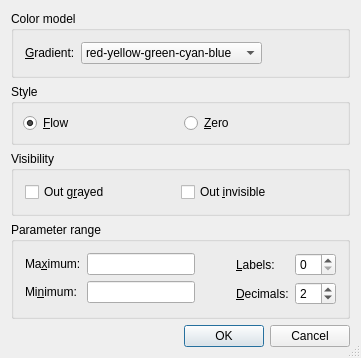
<?xml version="1.0" encoding="UTF-8"?>
<ui version="4.0">
 <class>Gui::Dialog::DlgSettingsColorGradient</class>
 <widget class="QDialog" name="Gui::Dialog::DlgSettingsColorGradient">
  <property name="geometry">
   <rect>
    <x>0</x>
    <y>0</y>
    <width>361</width>
    <height>342</height>
   </rect>
  </property>
  <property name="windowTitle">
   <string>Color-gradient settings</string>
  </property>
  <property name="sizeGripEnabled">
   <bool>true</bool>
  </property>
  <property name="modal">
   <bool>true</bool>
  </property>
  <layout class="QGridLayout" name="gridLayout">
   <item row="0" column="0">
    <widget class="QGroupBox" name="groupBoxModel">
     <property name="title">
      <string>Color model</string>
     </property>
     <layout class="QHBoxLayout">
      <property name="spacing">
       <number>6</number>
      </property>
      <property name="margin">
       <number>11</number>
      </property>
      <item>
       <layout class="QHBoxLayout">
        <property name="spacing">
         <number>6</number>
        </property>
        <property name="margin">
         <number>0</number>
        </property>
        <item>
         <widget class="QLabel" name="textLabel5">
          <property name="text">
           <string>&amp;Gradient:</string>
          </property>
          <property name="buddy">
           <cstring>comboBoxModel</cstring>
          </property>
         </widget>
        </item>
        <item>
         <widget class="Gui::StyledComboBox" name="comboBoxModel">
          <item>
           <property name="text">
            <string>red-yellow-green-cyan-blue</string>
           </property>
          </item>
          <item>
           <property name="text">
            <string>blue-cyan-green-yellow-red</string>
           </property>
          </item>
          <item>
           <property name="text">
            <string>white-black</string>
           </property>
          </item>
          <item>
           <property name="text">
            <string>black-white</string>
           </property>
          </item>
         </widget>
        </item>
        <item>
         <spacer>
          <property name="orientation">
           <enum>Qt::Horizontal</enum>
          </property>
          <property name="sizeType">
           <enum>QSizePolicy::Expanding</enum>
          </property>
          <property name="sizeHint" stdset="0">
           <size>
            <width>100</width>
            <height>20</height>
           </size>
          </property>
         </spacer>
        </item>
       </layout>
      </item>
     </layout>
    </widget>
   </item>
   <item row="1" column="0">
    <widget class="QGroupBox" name="buttonGroupStyle">
     <property name="title">
      <string>Style</string>
     </property>
     <layout class="QGridLayout">
      <property name="margin">
       <number>9</number>
      </property>
      <property name="spacing">
       <number>6</number>
      </property>
      <item row="0" column="1">
       <widget class="QRadioButton" name="radioButtonZero">
        <property name="text">
         <string>&amp;Zero</string>
        </property>
        <property name="shortcut">
         <string>Alt+Z</string>
        </property>
       </widget>
      </item>
      <item row="0" column="0">
       <widget class="QRadioButton" name="radioButtonFlow">
        <property name="text">
         <string>&amp;Flow</string>
        </property>
        <property name="shortcut">
         <string>Alt+F</string>
        </property>
        <property name="checked">
         <bool>true</bool>
        </property>
       </widget>
      </item>
     </layout>
    </widget>
   </item>
   <item row="2" column="0">
    <widget class="QGroupBox" name="groupBoxVisible">
     <property name="title">
      <string>Visibility</string>
     </property>
     <layout class="QHBoxLayout">
      <property name="spacing">
       <number>0</number>
      </property>
      <property name="margin">
       <number>11</number>
      </property>
      <item>
       <widget class="QCheckBox" name="checkBoxGrayed">
        <property name="text">
         <string>Out g&amp;rayed</string>
        </property>
        <property name="shortcut">
         <string>Alt+R</string>
        </property>
       </widget>
      </item>
      <item>
       <widget class="QCheckBox" name="checkBoxInvisible">
        <property name="text">
         <string>Out &amp;invisible</string>
        </property>
        <property name="shortcut">
         <string>Alt+I</string>
        </property>
       </widget>
      </item>
     </layout>
    </widget>
   </item>
   <item row="3" column="0">
    <widget class="QGroupBox" name="groupBoxRange">
     <property name="title">
      <string>Parameter range</string>
     </property>
     <layout class="QGridLayout">
      <property name="margin">
       <number>11</number>
      </property>
      <property name="spacing">
       <number>6</number>
      </property>
      <item row="0" column="1">
       <spacer>
        <property name="orientation">
         <enum>Qt::Horizontal</enum>
        </property>
        <property name="sizeType">
         <enum>QSizePolicy::Expanding</enum>
        </property>
        <property name="sizeHint" stdset="0">
         <size>
          <width>35</width>
          <height>20</height>
         </size>
        </property>
       </spacer>
      </item>
      <item row="0" column="0">
       <layout class="QGridLayout">
        <property name="margin">
         <number>0</number>
        </property>
        <property name="spacing">
         <number>6</number>
        </property>
        <item row="0" column="1">
         <widget class="QLineEdit" name="floatLineEditMax"/>
        </item>
        <item row="1" column="1">
         <widget class="QLineEdit" name="floatLineEditMin"/>
        </item>
        <item row="1" column="0">
         <widget class="QLabel" name="textLabelMin">
          <property name="text">
           <string>Mi&amp;nimum:</string>
          </property>
          <property name="buddy">
           <cstring>floatLineEditMin</cstring>
          </property>
         </widget>
        </item>
        <item row="0" column="0">
         <widget class="QLabel" name="textLabelMax">
          <property name="text">
           <string>Ma&amp;ximum:</string>
          </property>
          <property name="buddy">
           <cstring>floatLineEditMax</cstring>
          </property>
         </widget>
        </item>
       </layout>
      </item>
      <item row="0" column="2">
       <layout class="QGridLayout">
        <property name="margin">
         <number>0</number>
        </property>
        <property name="spacing">
         <number>6</number>
        </property>
        <item row="0" column="1">
         <widget class="QSpinBox" name="spinBoxLabel"/>
        </item>
        <item row="1" column="1">
         <widget class="QSpinBox" name="spinBoxDecimals">
          <property name="maximum">
           <number>6</number>
          </property>
          <property name="value">
           <number>2</number>
          </property>
         </widget>
        </item>
        <item row="0" column="0">
         <widget class="QLabel" name="textLabel1">
          <property name="text">
           <string>&amp;Labels:</string>
          </property>
          <property name="buddy">
           <cstring>spinBoxLabel</cstring>
          </property>
         </widget>
        </item>
        <item row="1" column="0">
         <widget class="QLabel" name="textLabel1_2">
          <property name="text">
           <string>&amp;Decimals:</string>
          </property>
          <property name="buddy">
           <cstring>spinBoxDecimals</cstring>
          </property>
         </widget>
        </item>
       </layout>
      </item>
     </layout>
    </widget>
   </item>
   <item row="4" column="0">
    <widget class="QDialogButtonBox" name="buttonBox">
     <property name="standardButtons">
      <set>QDialogButtonBox::Cancel|QDialogButtonBox::Ok</set>
     </property>
    </widget>
   </item>
  </layout>
 </widget>
 <layoutdefault spacing="6" margin="11"/>
 <customwidgets>
  <customwidget>
   <class>Gui::StyledComboBox</class>
   <extends>QComboBox</extends>
   <header>Gui/Widgets.h</header>
  </customwidget>
 </customwidgets>
 <tabstops>
  <tabstop>comboBoxModel</tabstop>
  <tabstop>radioButtonFlow</tabstop>
  <tabstop>checkBoxGrayed</tabstop>
  <tabstop>checkBoxInvisible</tabstop>
  <tabstop>floatLineEditMax</tabstop>
  <tabstop>floatLineEditMin</tabstop>
  <tabstop>spinBoxLabel</tabstop>
 </tabstops>
 <resources/>
 <connections>
  <connection>
   <sender>buttonBox</sender>
   <signal>accepted()</signal>
   <receiver>Gui::Dialog::DlgSettingsColorGradient</receiver>
   <slot>accept()</slot>
   <hints>
    <hint type="sourcelabel">
     <x>180</x>
     <y>320</y>
    </hint>
    <hint type="destinationlabel">
     <x>180</x>
     <y>170</y>
    </hint>
   </hints>
  </connection>
  <connection>
   <sender>buttonBox</sender>
   <signal>rejected()</signal>
   <receiver>Gui::Dialog::DlgSettingsColorGradient</receiver>
   <slot>reject()</slot>
   <hints>
    <hint type="sourcelabel">
     <x>180</x>
     <y>320</y>
    </hint>
    <hint type="destinationlabel">
     <x>180</x>
     <y>170</y>
    </hint>
   </hints>
  </connection>
 </connections>
</ui>
